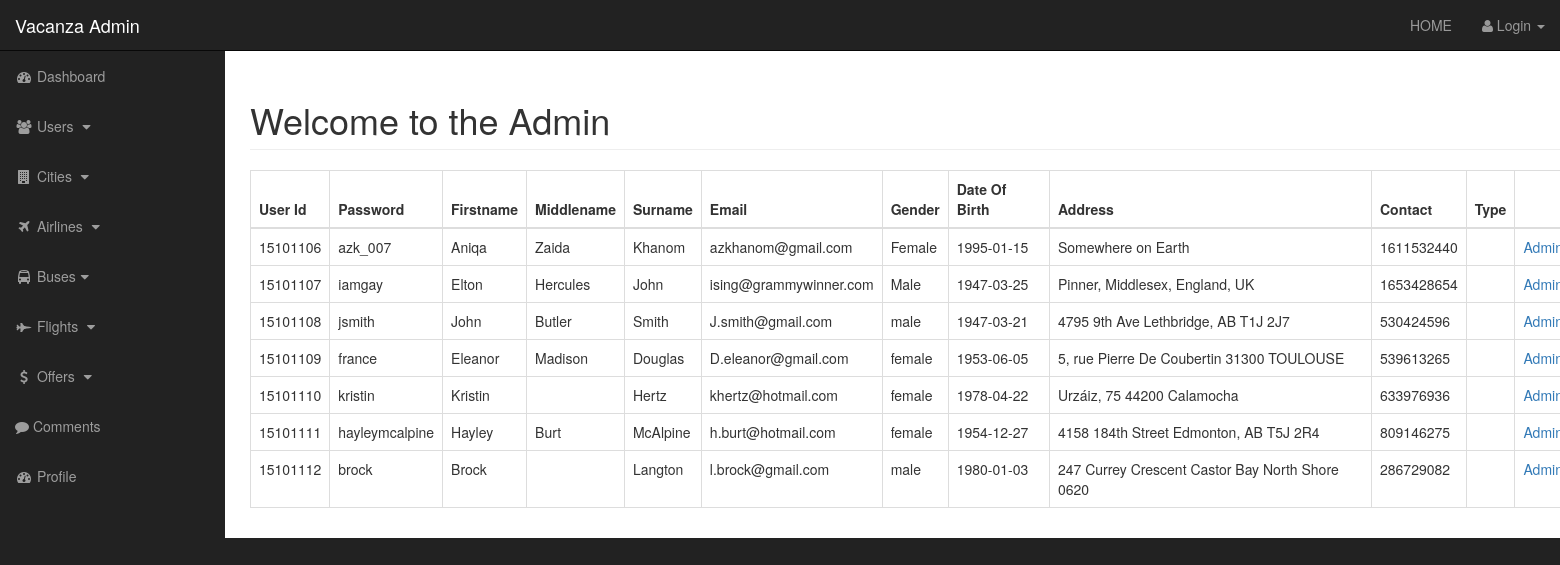
/admin/users.php, run on the app's committed database.
### tables this page shows
CREATE TABLE `users` (
  `userid` int(14) NOT NULL,
  `firstname` varchar(30) NOT NULL,
  `middlename` varchar(30) DEFAULT NULL,
  `surname` varchar(30) NOT NULL,
  `email` varchar(50) NOT NULL,
  `pass` varchar(40) NOT NULL,
  `gender` varchar(6) NOT NULL,
  `dob` date NOT NULL,
  `address` text,
  `contact` int(11) NOT NULL,
  `alert` varchar(5) NOT NULL
);

### admin/includes/view_all_users.php (the view, shortened to what this page needs)
<table class="table table-bordered table-hover">
  <thead>
     <tr>
                              <th>User Id</th>
                              <th>Password</th>
                              <th>Firstname</th>
                              <th>Middlename</th>
                              <th>Surname</th>
                              <th>Email</th>
                              <th>Gender</th>
                              <th>Date Of Birth</th>
                              <th>Address</th>
                              <th>Contact</th>
                              <th>Type</th>
                              <th></th>
     </tr>
  </thead>
   <tbody>
      <?php
        $sql = "SELECT * FROM users";
        $select_users = mysqli_query($conn,$sql);
        while($row = mysqli_fetch_assoc($select_users)){
            $userid = $row['userid'];
            $password = $row['pass'];
            $firstname = $row['firstname'];
            $middlename = $row['middlename'];
            $surname = $row['surname'];
            $email = $row['email'];
            $gender= $row['gender'];
            $dob = $row['dob'];
            $address = $row['address'];
            $contact = $row['contact'];
            $type = $row['type'];
                        echo "<tr>
                               <td>$userid</td>
                               <td>$password</td>
                               <td>$firstname</td>
                               <td>$middlename</td>
                               <td>$surname</td>
                               <td>$email</td>
                               <td>$gender</td>
                               <td>$dob</td>
                               <td>$address</td>
                               <td>$contact</td>
                               <td>$type</td>
                               <td><a href='users.php?change_to_admin=$userid'>Admin</a></td>
                               <td><a href='users.php?change_to_subscriber=$userid'>Subscriber</a></td>
                               <td><a href='users.php?delete=$userid'>Delete</a></td>
                               <td><a href='users.php?source=update_user&update_user=$userid'>Update</a></td>
                          </tr>";
                        }
                            ?>
                      </tbody>
</table>

### admin/header.php (shortened to what this page needs)
<!DOCTYPE html>
<html lang="en">
<head>
    <link href="css/bootstrap.min.css" rel="stylesheet">
    <link href="css/sb-admin.css" rel="stylesheet">
    <link href="font-awesome/css/font-awesome.min.css" rel="stylesheet" type="text/css">
</head>

### admin/users.php (shortened to what this page needs)
<?php include "header.php"; ?>
<body>
    <div id="wrapper" style="width:1800px;">
       <?php include "navigation.php"; ?>
        <div id="page-wrapper">
            <div class="container-fluid">
              <div class="row">
                <div class="col-lg-12">
                  <h1 class="page-header">
                            Welcome to the Admin
                  </h1>
                  <?php
                  if(isset($_GET['source'])){
                      $source = $_GET['source'];
                  }else{
                      $source = '';
                  }
                  switch($source){
                          default:
                          include "includes/view_all_users.php";
                          break;
                  }
                  ?>
                    </div>
                </div>
            </div>
        </div>
    </div>
</body>
</html>

### admin/navigation.php (shortened to what this page needs)
<nav class="navbar navbar-inverse navbar-fixed-top" role="navigation">
    <div class="navbar-header">
        <a class="navbar-brand" href="../vacanza.php">Vacanza Admin</a>
    </div>
    <ul class="nav navbar-right top-nav">
       <li><a href="../vacanza.php">HOME</a></li>
        <li class="dropdown">
            <a href="#" class="dropdown-toggle" data-toggle="dropdown"><i class="fa fa-user"></i> Login <b class="caret"></b></a>
        </li>
    </ul>
    <div class="collapse navbar-collapse navbar-ex1-collapse">
        <ul class="nav navbar-nav side-nav">
            <li>
                <a href="admin.php"><i class="fa fa-fw fa-dashboard"></i> Dashboard</a>
            </li>
             <li>
                <a href="javascript:;" data-toggle="collapse" data-target="#user_demo"><i class="fa fa-fw fa-users" aria-hidden="true">
                </i>  Users  <i class="fa fa-fw fa-caret-down"></i></a>
            </li>
           <li>
                <a href="javascript:;" data-toggle="collapse" data-target="#cities_demo"><i class="fa fa-fw fa-building" aria-hidden="true">
                </i> Cities <i class="fa fa-fw fa-caret-down"></i></a>
            </li>
           <li>
                <a href="javascript:;" data-toggle="collapse" data-target="#airlines_demo"><i class="fa fa-fw fa-plane" aria-hidden="true">
                </i> Airlines <i class="fa fa-fw fa-caret-down"></i></a>
            </li>
             <li>
                <a href="javascript:;" data-toggle="collapse" data-target="#buses_demo"><i class="fa fa-fw fa-bus" aria-hidden="true">
                </i> Buses<i class="fa fa-fw fa-caret-down"></i></a>
            </li>
            <li>
                <a href="javascript:;" data-toggle="collapse" data-target="#flights_dropdown"><i class="fa fa-fw fa-fighter-jet"></i> Flights <i class="fa fa-fw fa-caret-down"></i></a>
            </li>
            <li>
                <a href="javascript:;" data-toggle="collapse" data-target="#offers_dropdown"><i class="fa fa-fw fa-usd"></i> Offers <i class="fa fa-fw fa-caret-down"></i></a>
            </li>
            <li>
                <a href="comments.php"><i class="fa <fa-fw></fa-fw> fa-comment" aria-hidden="true"></i>  Comments</a>
            </li>
            <li>
                <a href="profile.php"><i class="fa fa-fw fa-dashboard"></i>  Profile</a>
            </li>
        </ul>
    </div>
</nav>

### admin/css/sb-admin.css (style rules this page uses)
body { margin-top: 100px; background-color: #222; }
@media (min-width:768px) { body { margin-top: 50px; } }
#wrapper { padding-left: 0; }
#page-wrapper { width: 100%; padding: 0; background-color: #fff; }
@media (min-width:768px) { #wrapper { padding-left: 225px; } }
@media (min-width:768px) { #page-wrapper { padding: 10px; } }
.top-nav { padding: 0 15px; }
.top-nav>li { display: inline-block; float: left; }
.top-nav>li>a { padding-top: 15px; padding-bottom: 15px; line-height: 20px; color: #999; }
@media (min-width:768px) { .side-nav { position: fixed; top: 51px; left: 225px; width: 225px; margin-left: -225px; border: none; border-radius: 0; overflow-y: auto; background-color: #222; } }
@media (min-width:768px) { .side-nav>li>a { width: 225px; } }

### data on the page
users: userid "15101106", pass "azk_007", firstname "Aniqa", middlename "Zaida", surname "Khanom", email "azkhanom@gmail.com", gender "Female", dob "1995-01-15", address "Somewhere on Earth", contact "1611532440"
users: userid "15101107", pass "iamgay", firstname "Elton", middlename "Hercules", surname "John", email "ising@grammywinner.com", gender "Male", dob "1947-03-25", address "Pinner, Middlesex, England, UK", contact "1653428654"
users: userid "15101108", pass "jsmith", firstname "John", middlename "Butler", surname "Smith", email "J.smith@gmail.com", gender "male", dob "1947-03-21", address "4795 9th Ave Lethbridge, AB T1J 2J7", contact "530424596"
users: userid "15101109", pass "france", firstname "Eleanor", middlename "Madison", surname "Douglas", email "D.eleanor@gmail.com", gender "female", dob "1953-06-05", address "5, rue Pierre De Coubertin 31300 TOULOUSE", contact "539613265"
users: userid "15101110", pass "kristin", firstname "Kristin", surname "Hertz", email "khertz@hotmail.com", gender "female", dob "1978-04-22", address "Urzáiz, 75 44200 Calamocha", contact "633976936"
users: userid "15101111", pass "hayleymcalpine", firstname "Hayley", middlename "Burt", surname "McAlpine", email "h.burt@hotmail.com", gender "female", dob "1954-12-27", address "4158 184th Street Edmonton, AB T5J 2R4", contact "809146275"
users: userid "15101112", pass "brock", firstname "Brock", surname "Langton", email "l.brock@gmail.com", gender "male", dob "1980-01-03", address "247 Currey Crescent Castor Bay North Shore 0620", contact "286729082"
